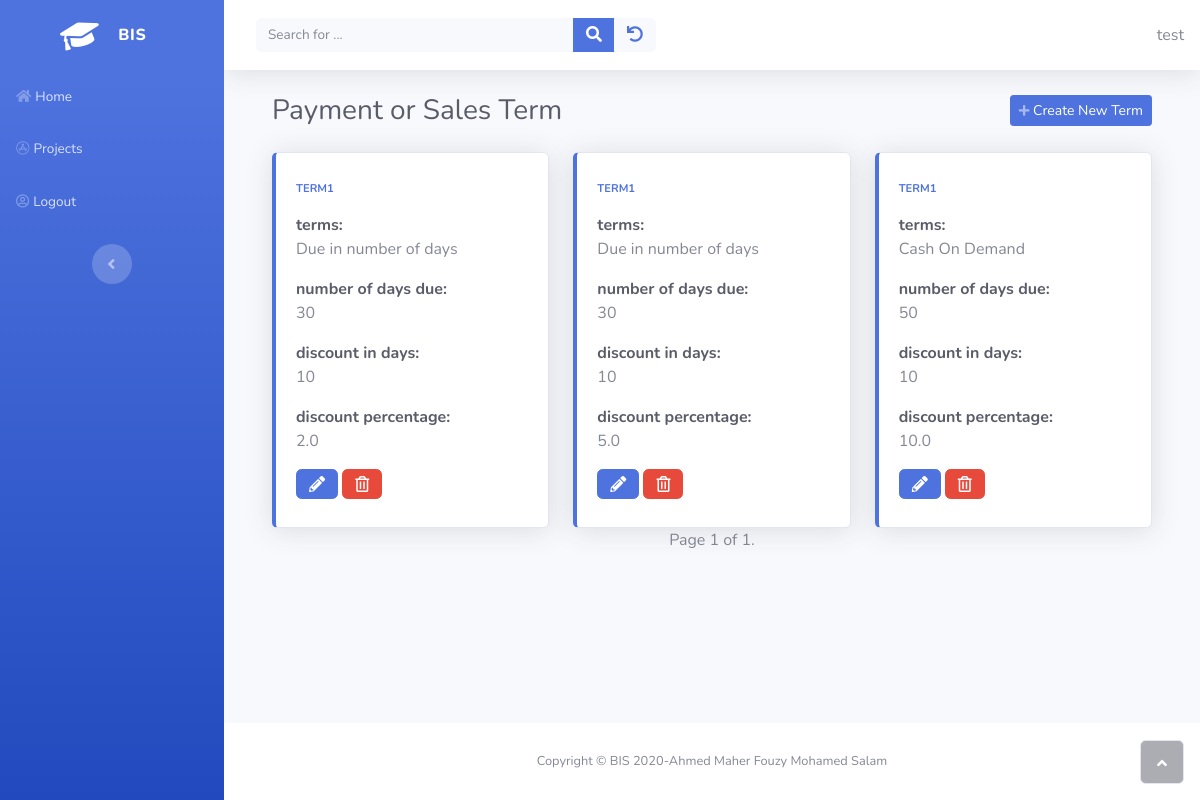
Before: /inventory/list_term (signed in) with the older database file.
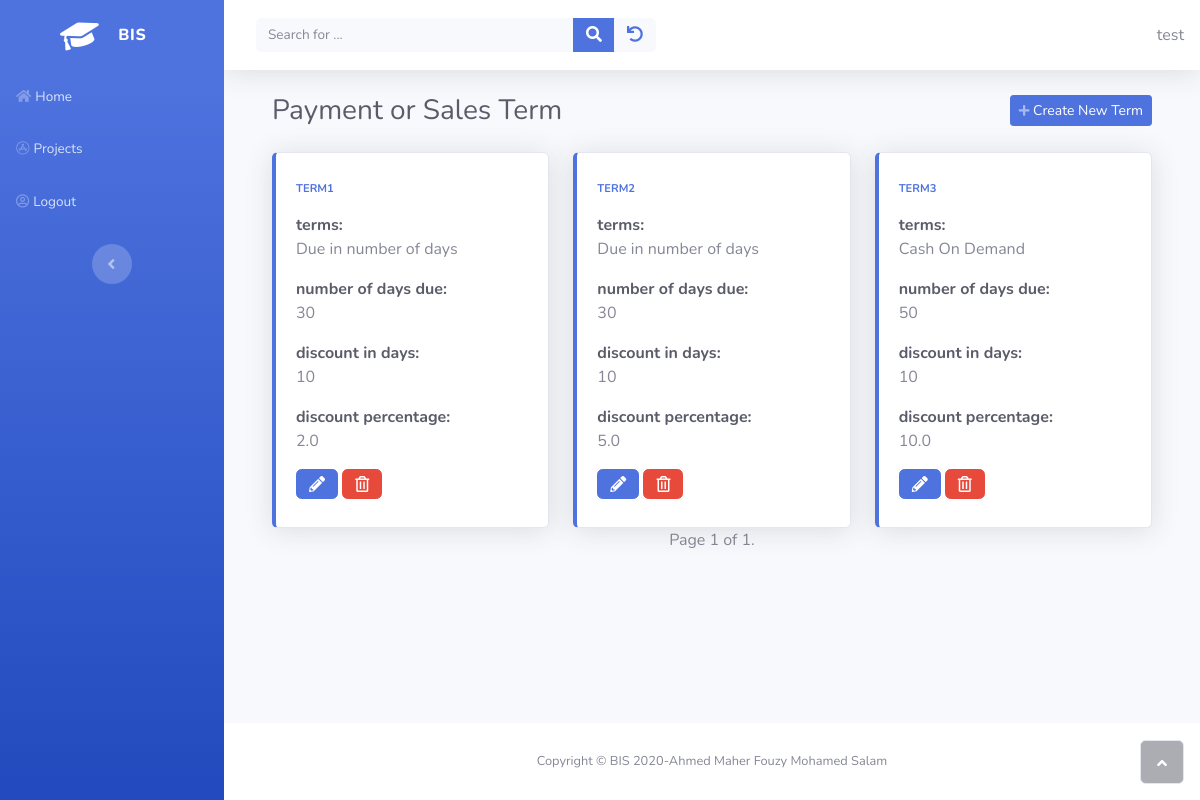
After: the same page with the newer database file.
### inventory/models.py (models this page shows, shortened)
class PaymentSalesTerm(models.Model):
    class Term(models.IntegerChoices):
        ON_DEMAND = 1 , _("Cash On Demand")
        DAYS = 2, _("Due in number of days")
        END_OF_MONTH = 3,_("Due at the end of month")
        NEXT_MONTH = 4,_("Due on the next Month")
        OTHER = 5, _("let me specify the due date DD-MM-YYY")
    owner = models.ForeignKey(get_user_model(), on_delete=models.CASCADE)
    config = models.CharField(
        max_length=100,
        help_text="Specify name for this setting"
        )
    terms = models.IntegerField(choices=Term.choices , default=Term.DAYS , blank=False)
    num_of_days_due = models.PositiveSmallIntegerField(
        help_text="in case of you want to specifynumber of days due"
    )
    discount_in_days = models.PositiveSmallIntegerField(
        validators=[MaxValueValidator(32)] ,
        null = True,
        blank = True
    )
    discount_percentage = models.FloatField(
        help_text="Enter discount like this 5%>>will be  5 not 0.05",
    )

### inventory/views.py (the view)
# urls.py: path('list_term' , views.ListTermView.as_view() , name="list_term" ),
class ListTermView(OwnerListView):
    model = PaymentSalesTerm
    template_name = "inventory/term_list.html"
    paginate_by = 5
    ordering = ["config"]

### home/owner.py (called while the page is built)
    def get_queryset(self):
        qs = super(OwnerListView, self).get_queryset()
        return qs.filter(owner=self.request.user)

### inventory/templates/inventory/term_list.html
{% extends 'home/base.html' %}
{% block content %}
<div class="container">
    <div class="d-sm-flex justify-content-between align-items-center mb-4">
        <h3 class="text-dark mb-0">Payment or Sales Term</h3><a class="btn btn-primary btn-sm d-none d-sm-inline-block" role="button" href="{% url 'inventory:create_term'%}"><i class="fa fa-plus fa-sm text-white-50"></i>&nbsp;Create New Term</a>
    </div>
    <div class="row">
    {% if paymentsalesterm_list %}
        {% for term in paymentsalesterm_list %}
         <div class="col-auto col-sm-12 col-md-12 col-lg-4 col-xl-4">
            <div class="card shadow border-left-primary py-2">
                <div class="card-body">
                    <div class="row align-items-center no-gutters">
                        <div class="col mr-2">
                            <div class="text-uppercase text-primary font-weight-bold text-xs mb-1"><span>{{ term.config }}</span></div>
                            <p><div class="text-dark font-weight-bold h7 mb-0"><span>terms:</span></div>{{ term.get_terms_display  }} <p>
                            <p><div class="text-dark font-weight-bold h7 mb-0"><span>number of days due:</span></div>{{ term.num_of_days_due  }} <p>
                            <p><div class="text-dark font-weight-bold h7 mb-0"><span>discount in days:</span></div>{{ term.discount_in_days  }} <p>
                            <p><div class="text-dark font-weight-bold h7 mb-0"><span>discount percentage:</span></div>{{ term.discount_percentage  }} <p>
                        </div>
                    </div>
                    <a href="{% url 'inventory:update_term' term.id %}">
                        <button type="button" class="btn btn-primary"><i class="fas fa-pencil-alt d-xl-flex justify-content-xl-center align-items-xl-center"></i></button>
                    </a>
                    <a href="{% url 'inventory:delete_term' term.id %}">
                    <button type="button" class="btn btn-danger"><i class="far fa-trash-alt d-xl-flex justify-content-xl-center align-items-xl-center"></i></button>
                    </a>
                </div>
            </div>
        </div>
        {% endfor %}
    {% else %}
        <p>There is nothing in database yet.</p>
    {% endif %}
    </div>
</div>
{% include 'home/pagination.html' %}
{% endblock %}

Changed rows visible on the page:
changed PaymentSalesTerm: config "TERM1" → "TERM2"
changed PaymentSalesTerm "Cash On Demand": config "TERM1" → "TERM3"
